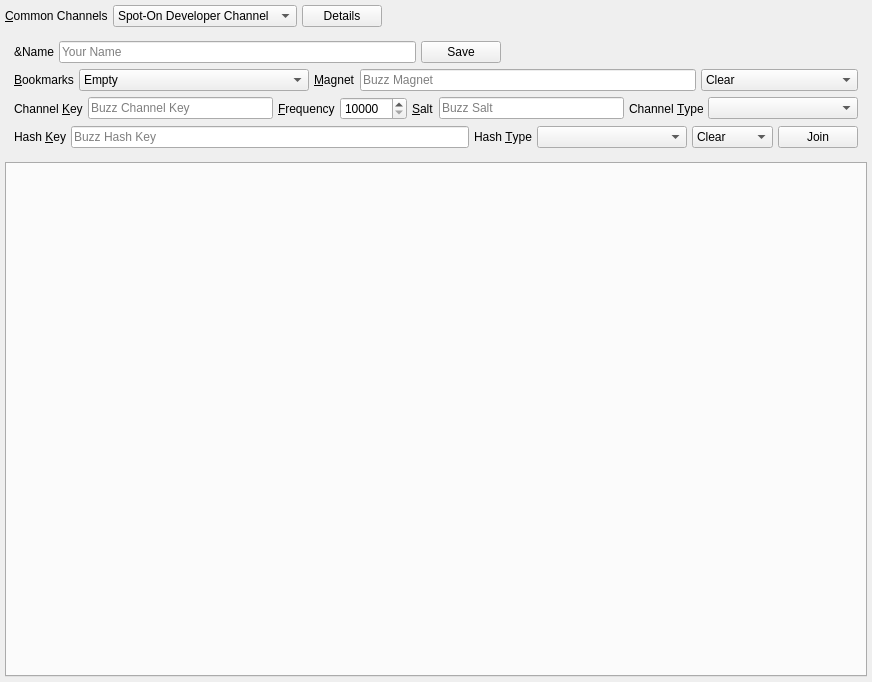
          <widget class="QWidget" name="scrollAreaWidgetContents_5">
           <property name="geometry">
            <rect>
             <x>0</x>
             <y>0</y>
             <width>872</width>
             <height>682</height>
            </rect>
           </property>
           <layout class="QVBoxLayout" name="verticalLayout_54">
            <property name="spacing">
             <number>5</number>
            </property>
            <property name="leftMargin">
             <number>5</number>
            </property>
            <property name="topMargin">
             <number>5</number>
            </property>
            <property name="rightMargin">
             <number>5</number>
            </property>
            <property name="bottomMargin">
             <number>5</number>
            </property>
            <item>
             <layout class="QHBoxLayout" name="horizontalLayout_34">
              <property name="spacing">
               <number>5</number>
              </property>
              <item>
               <widget class="QLabel" name="label_82">
                <property name="text">
                 <string>&amp;Common Channels</string>
                </property>
                <property name="buddy">
                 <cstring>commonBuzzChannels</cstring>
                </property>
               </widget>
              </item>
              <item>
               <widget class="QComboBox" name="commonBuzzChannels">
                <property name="sizeAdjustPolicy">
                 <enum>QComboBox::AdjustToContents</enum>
                </property>
                <item>
                 <property name="text">
                  <string notr="true">Spot-On Developer Channel</string>
                 </property>
                </item>
               </widget>
              </item>
              <item>
               <widget class="QPushButton" name="buzz_details">
                <property name="text">
                 <string>Details</string>
                </property>
                <property name="checkable">
                 <bool>true</bool>
                </property>
               </widget>
              </item>
              <item>
               <spacer name="horizontalSpacer_64">
                <property name="orientation">
                 <enum>Qt::Horizontal</enum>
                </property>
                <property name="sizeHint" stdset="0">
                 <size>
                  <width>40</width>
                  <height>20</height>
                 </size>
                </property>
               </spacer>
              </item>
             </layout>
            </item>
            <item>
             <widget class="QFrame" name="buzz_frame">
              <layout class="QVBoxLayout" name="verticalLayout_73">
               <item>
                <layout class="QHBoxLayout" name="horizontalLayout_41">
                 <property name="spacing">
                  <number>5</number>
                 </property>
                 <item>
                  <widget class="QLabel" name="label_32">
                   <property name="text">
                    <string>&amp;Name</string>
                   </property>
                   <property name="buddy">
                    <cstring>nodeName</cstring>
                   </property>
                  </widget>
                 </item>
                 <item>
                  <widget class="QLineEdit" name="buzzName">
                   <property name="placeholderText">
                    <string>Your Name</string>
                   </property>
                   <property name="clearButtonEnabled">
                    <bool>true</bool>
                   </property>
                  </widget>
                 </item>
                 <item>
                  <widget class="QPushButton" name="saveBuzzName">
                   <property name="text">
                    <string>Save</string>
                   </property>
                  </widget>
                 </item>
                 <item>
                  <spacer name="horizontalSpacer_15">
                   <property name="orientation">
                    <enum>Qt::Horizontal</enum>
                   </property>
                   <property name="sizeHint" stdset="0">
                    <size>
                     <width>40</width>
                     <height>20</height>
                    </size>
                   </property>
                  </spacer>
                 </item>
                </layout>
               </item>
               <item>
                <layout class="QHBoxLayout" name="horizontalLayout_33">
                 <property name="spacing">
                  <number>5</number>
                 </property>
                 <item>
                  <widget class="QLabel" name="label_49">
                   <property name="text">
                    <string>&amp;Bookmarks</string>
                   </property>
                   <property name="buddy">
                    <cstring>favorites</cstring>
                   </property>
                  </widget>
                 </item>
                 <item>
                  <widget class="QComboBox" name="favorites">
                   <property name="sizeAdjustPolicy">
                    <enum>QComboBox::AdjustToContents</enum>
                   </property>
                   <property name="minimumContentsLength">
                    <number>25</number>
                   </property>
                   <item>
                    <property name="text">
                     <string notr="true">Empty</string>
                    </property>
                   </item>
                  </widget>
                 </item>
                 <item>
                  <widget class="QLabel" name="label_72">
                   <property name="text">
                    <string>&amp;Magnet</string>
                   </property>
                   <property name="buddy">
                    <cstring>demagnetize</cstring>
                   </property>
                  </widget>
                 </item>
                 <item>
                  <widget class="QLineEdit" name="demagnetize">
                   <property name="toolTip">
                    <string>Demagnetize the link.</string>
                   </property>
                   <property name="placeholderText">
                    <string>Buzz Magnet</string>
                   </property>
                   <property name="clearButtonEnabled">
                    <bool>true</bool>
                   </property>
                  </widget>
                 </item>
                 <item>
                  <widget class="QComboBox" name="buzzTools">
                   <property name="sizeAdjustPolicy">
                    <enum>QComboBox::AdjustToContents</enum>
                   </property>
                   <item>
                    <property name="text">
                     <string>Clear</string>
                    </property>
                   </item>
                   <item>
                    <property name="text">
                     <string>Demagnetize</string>
                    </property>
                   </item>
                   <item>
                    <property name="text">
                     <string>Magnetize Bookmark</string>
                    </property>
                   </item>
                   <item>
                    <property name="text">
                     <string>Remove Bookmark</string>
                    </property>
                   </item>
                   <item>
                    <property name="text">
                     <string>Remove All Bookmarks</string>
                    </property>
                   </item>
                  </widget>
                 </item>
                </layout>
               </item>
               <item>
                <layout class="QHBoxLayout" name="horizontalLayout_40">
                 <property name="spacing">
                  <number>5</number>
                 </property>
                 <item>
                  <widget class="QLabel" name="label_33">
                   <property name="text">
                    <string>Channel &amp;Key</string>
                   </property>
                   <property name="buddy">
                    <cstring>channel</cstring>
                   </property>
                  </widget>
                 </item>
                 <item>
                  <widget class="QLineEdit" name="channel">
                   <property name="placeholderText">
                    <string>Buzz Channel Key</string>
                   </property>
                   <property name="clearButtonEnabled">
                    <bool>true</bool>
                   </property>
                  </widget>
                 </item>
                 <item>
                  <widget class="QLabel" name="label_44">
                   <property name="text">
                    <string>&amp;Frequency</string>
                   </property>
                   <property name="buddy">
                    <cstring>buzzIterationCount</cstring>
                   </property>
                  </widget>
                 </item>
                 <item>
                  <widget class="QSpinBox" name="buzzIterationCount">
                   <property name="minimum">
                    <number>10000</number>
                   </property>
                   <property name="maximum">
                    <number>999999999</number>
                   </property>
                  </widget>
                 </item>
                 <item>
                  <widget class="QLabel" name="label_37">
                   <property name="text">
                    <string>&amp;Salt</string>
                   </property>
                   <property name="buddy">
                    <cstring>channelSalt</cstring>
                   </property>
                  </widget>
                 </item>
                 <item>
                  <widget class="QLineEdit" name="channelSalt">
                   <property name="placeholderText">
                    <string>Buzz Salt</string>
                   </property>
                   <property name="clearButtonEnabled">
                    <bool>true</bool>
                   </property>
                  </widget>
                 </item>
                 <item>
                  <widget class="QLabel" name="label_36">
                   <property name="text">
                    <string>Channel &amp;Type</string>
                   </property>
                   <property name="buddy">
                    <cstring>channelType</cstring>
                   </property>
                  </widget>
                 </item>
                 <item>
                  <widget class="QComboBox" name="channelType">
                   <property name="sizeAdjustPolicy">
                    <enum>QComboBox::AdjustToContents</enum>
                   </property>
                   <property name="minimumContentsLength">
                    <number>15</number>
                   </property>
                  </widget>
                 </item>
                </layout>
               </item>
               <item>
                <layout class="QHBoxLayout" name="horizontalLayout_61">
                 <property name="spacing">
                  <number>5</number>
                 </property>
                 <item>
                  <widget class="QLabel" name="label_61">
                   <property name="text">
                    <string>Hash &amp;Key</string>
                   </property>
                   <property name="buddy">
                    <cstring>buzzHashKey</cstring>
                   </property>
                  </widget>
                 </item>
                 <item>
                  <widget class="QLineEdit" name="buzzHashKey">
                   <property name="placeholderText">
                    <string>Buzz Hash Key</string>
                   </property>
                   <property name="clearButtonEnabled">
                    <bool>true</bool>
                   </property>
                  </widget>
                 </item>
                 <item>
                  <widget class="QLabel" name="label_62">
                   <property name="text">
                    <string>Hash &amp;Type</string>
                   </property>
                   <property name="buddy">
                    <cstring>buzzHashType</cstring>
                   </property>
                  </widget>
                 </item>
                 <item>
                  <widget class="QComboBox" name="buzzHashType">
                   <property name="sizeAdjustPolicy">
                    <enum>QComboBox::AdjustToContents</enum>
                   </property>
                   <property name="minimumContentsLength">
                    <number>15</number>
                   </property>
                  </widget>
                 </item>
                 <item>
                  <widget class="QComboBox" name="buzzActions">
                   <property name="sizeAdjustPolicy">
                    <enum>QComboBox::AdjustToContents</enum>
                   </property>
                   <item>
                    <property name="text">
                     <string>Clear</string>
                    </property>
                   </item>
                   <item>
                    <property name="text">
                     <string>Generate</string>
                    </property>
                   </item>
                  </widget>
                 </item>
                 <item>
                  <widget class="QPushButton" name="join">
                   <property name="text">
                    <string>Join</string>
                   </property>
                  </widget>
                 </item>
                </layout>
               </item>
              </layout>
             </widget>
            </item>
            <item>
             <widget class="spoton_tabwidget" name="buzzTab">
              <property name="currentIndex">
               <number>-1</number>
              </property>
              <property name="tabsClosable">
               <bool>true</bool>
              </property>
             </widget>
            </item>
           </layout>
          </widget>
